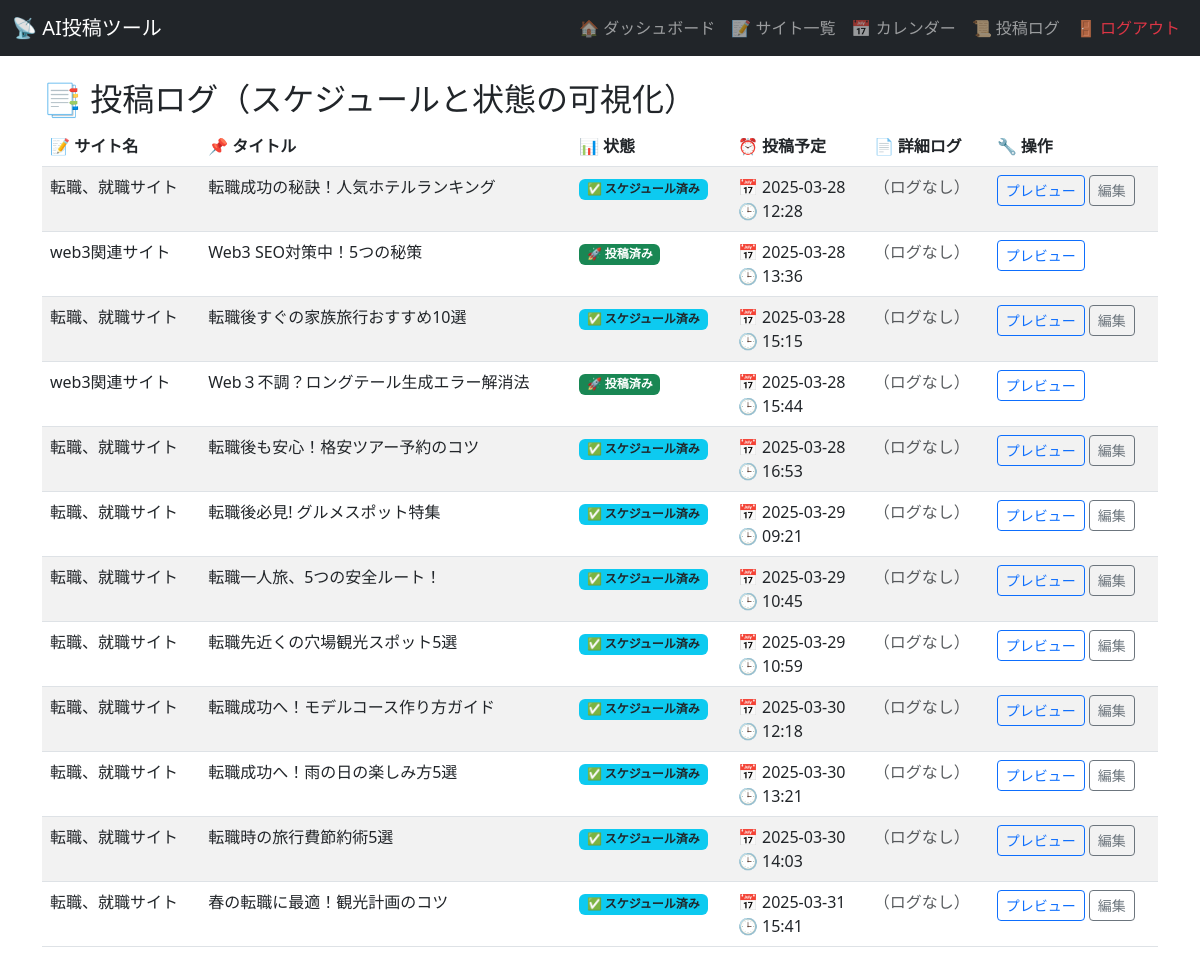
The page /post_logs (signed in) on the database its author committed.
### models.py (models this page shows, shortened)
class Article(db.Model):
    __tablename__ = 'article'
    __table_args__ = {'extend_existing': True}
    id = db.Column(db.Integer, primary_key=True)
    keyword = db.Column(db.String(255), nullable=False)
    title = db.Column(db.String, nullable=False, default="タイトル未設定")
    content = db.Column(db.Text, nullable=False, default="")
    image_prompt = db.Column(db.String, nullable=False, default="")
    scheduled_time = db.Column(db.DateTime, nullable=False)
    status = db.Column(db.String(50), default='pending')  # scheduled / posted / pending / error
    retry_count = db.Column(db.Integer, default=0)  # 🔁 投稿リトライ回数（新規追加）
    site_id = db.Column(db.Integer, db.ForeignKey("word_press_site.id"), nullable=False)
    post_logs = db.relationship("PostLog", backref="article", lazy=True, cascade="all, delete-orphan", order_by="PostLog.timestamp")

class WordPressSite(db.Model):
    __tablename__ = 'word_press_site'
    id = db.Column(db.Integer, primary_key=True)
    site_name = db.Column(db.String(255), nullable=False)
    url = db.Column(db.String(255), nullable=False)
    genre = db.Column(db.String(100), nullable=False)
    wp_username = db.Column(db.String(100), nullable=False)
    wp_password = db.Column(db.String(100), nullable=False)
    wp_app_password = db.Column(db.String(100), nullable=False)
    user_id = db.Column(db.Integer, db.ForeignKey("user.id"), nullable=False)
    keywords = db.relationship("Keyword", backref="site", lazy=True, cascade="all, delete-orphan")
    articles = db.relationship("Article", backref="site", lazy=True, cascade="all, delete-orphan")
    created_at = db.Column(db.DateTime, default=datetime.utcnow)

### routes.py (the view)
@app.route("/post_logs")
@login_required
def post_logs():
    articles = Article.query.join(WordPressSite).filter(
        WordPressSite.user_id == current_user.id
    ).order_by(Article.scheduled_time.asc()).all()
    status_emojis = {
        "pending": "⏳",
        "scheduled": "✅",
        "posted": "🚀"
    }
    return render_template("post_logs.html", articles=articles, status_emojis=status_emojis)

### app.py (called while the page is built)
@login_manager.user_loader
def load_user(user_id):
    return User.query.get(int(user_id))

### templates/post_logs.html
{% extends "base.html" %}
{% block content %}
<h2>📑 投稿ログ（スケジュールと状態の可視化）</h2>
<table class="table table-striped">
  <thead>
    <tr>
      <th>📝 サイト名</th>
      <th>📌 タイトル</th>
      <th>📊 状態</th>
      <th>⏰ 投稿予定</th>
      <th>📄 詳細ログ</th>
      <th>🔧 操作</th>
    </tr>
  </thead>
  <tbody>
    {% for article in articles %}
    <tr>
      <td>{{ article.site.site_name }}</td>
      <td>{{ article.title }}</td>
      <td>
        {% if article.status == 'posted' %}
          <span class="badge bg-success" title="この記事は投稿済みです">🚀 投稿済み</span>
        {% elif article.status == 'scheduled' %}
          <span class="badge bg-info text-dark" title="記事は投稿待ちの状態です">✅ スケジュール済み</span>
        {% elif article.status == 'pending' %}
          <span class="badge bg-warning text-dark" title="現在AIが記事を生成中です">⏳ 生成中</span>
        {% elif article.status == 'error' %}
          <span class="badge bg-danger" title="記事生成または投稿に失敗しました">❌ エラー</span>
        {% else %}
          <span class="badge bg-secondary">❓ {{ article.status }}</span>
        {% endif %}
      </td>
      <td>
        {% if article.scheduled_time %}
          📅 {{ article.scheduled_time.strftime('%Y-%m-%d') }}<br>
          🕒 {{ article.scheduled_time.strftime('%H:%M') }}
        {% else %}
          <span class="text-muted">未設定</span>
        {% endif %}
      </td>
      <td>
        {% set latest_log = article.post_logs|last %}
        {% if latest_log %}
          <details>
            <summary>
              {{ latest_log.status }}（{{ latest_log.timestamp.strftime('%Y-%m-%d %H:%M') }})
            </summary>
            <pre style="white-space: pre-wrap; font-size: 12px; max-width: 400px;">
{{ latest_log.response_message }}
            </pre>
          </details>
        {% else %}
          <span class="text-muted">（ログなし）</span>
        {% endif %}
      </td>
      <td>
        {% if article.status in ['scheduled', 'posted'] %}
          <a href="{{ url_for('preview_article', article_id=article.id) }}"
             class="btn btn-outline-primary btn-sm">プレビュー</a>
          {% if article.status == "scheduled" %}
            <a href="{{ url_for('edit_article', article_id=article.id) }}"
               class="btn btn-outline-secondary btn-sm">編集</a>
          {% endif %}
        {% elif article.status == 'error' %}
          <a href="{{ url_for('generate_article', site_id=article.site.id, keyword=article.keyword) }}"
             class="btn btn-sm btn-danger">🔁 再生成</a>
        {% else %}
          <span class="text-muted">－</span>
        {% endif %}
      </td>
    </tr>
    {% endfor %}
  </tbody>
</table>
{% endblock %}

### templates/base.html (shortened to what this page needs)
<!DOCTYPE html>
<html lang="ja">
<head>
  <link href="https://cdn.jsdelivr.net/npm/bootstrap@5.3.0/dist/css/bootstrap.min.css" rel="stylesheet">
</head>
<body>
  <nav class="navbar navbar-expand-lg navbar-dark bg-dark">
    <div class="container-fluid">
      <a class="navbar-brand" href="{{ url_for('dashboard') }}">📡 AI投稿ツール</a>
      <div class="collapse navbar-collapse">
        <ul class="navbar-nav ms-auto">
          {% if current_user.is_authenticated %}
          <li class="nav-item"><a class="nav-link" href="{{ url_for('dashboard') }}">🏠 ダッシュボード</a></li>
          <li class="nav-item"><a class="nav-link" href="{{ url_for('site_list') }}">📝 サイト一覧</a></li>
          <li class="nav-item"><a class="nav-link" href="{{ url_for('calendar') }}">📅 カレンダー</a></li>
          <li class="nav-item"><a class="nav-link" href="{{ url_for('post_logs') }}">📜 投稿ログ</a></li>
          <li class="nav-item"><a class="nav-link text-danger" href="{{ url_for('logout') }}">🚪 ログアウト</a></li>
          {% else %}
          <li class="nav-item"><a class="nav-link" href="{{ url_for('login') }}">ログイン</a></li>
          {% endif %}
        </ul>
      </div>
    </div>
  </nav>
  <main class="container mt-4">
    {% block content %}{% endblock %}
  </main>
</body>
</html>

### rows shown on the page
Article: site.site_name "転職、就職サイト", title "転職成功の秘訣！人気ホテルランキング", status "✅ スケジュール済み", scheduled_time "2025-03-28", scheduled_time "12:28"
Article: site.site_name "web3関連サイト", title "Web3 SEO対策中！5つの秘策", status "🚀 投稿済み", scheduled_time "2025-03-28", scheduled_time "13:36"
Article: site.site_name "転職、就職サイト", title "転職後すぐの家族旅行おすすめ10選", status "✅ スケジュール済み", scheduled_time "2025-03-28", scheduled_time "15:15"
Article: site.site_name "web3関連サイト", title "Web３不調？ロングテール生成エラー解消法", status "🚀 投稿済み", scheduled_time "2025-03-28", scheduled_time "15:44"
Article: site.site_name "転職、就職サイト", title "転職後も安心！格安ツアー予約のコツ", status "✅ スケジュール済み", scheduled_time "2025-03-28", scheduled_time "16:53"
Article: site.site_name "転職、就職サイト", title "転職後必見! グルメスポット特集", status "✅ スケジュール済み", scheduled_time "2025-03-29", scheduled_time "09:21"
Article: site.site_name "転職、就職サイト", title "転職一人旅、5つの安全ルート！", status "✅ スケジュール済み", scheduled_time "2025-03-29", scheduled_time "10:45"
Article: site.site_name "転職、就職サイト", title "転職先近くの穴場観光スポット5選", status "✅ スケジュール済み", scheduled_time "2025-03-29", scheduled_time "10:59"
Article: site.site_name "転職、就職サイト", title "転職成功へ！モデルコース作り方ガイド", status "✅ スケジュール済み", scheduled_time "2025-03-30", scheduled_time "12:18"
Article: site.site_name "転職、就職サイト", title "転職成功へ！雨の日の楽しみ方5選", status "✅ スケジュール済み", scheduled_time "2025-03-30", scheduled_time "13:21"
Article: site.site_name "転職、就職サイト", title "転職時の旅行費節約術5選", status "✅ スケジュール済み", scheduled_time "2025-03-30", scheduled_time "14:03"
Article: site.site_name "転職、就職サイト", title "春の転職に最適！観光計画のコツ", status "✅ スケジュール済み", scheduled_time "2025-03-31", scheduled_time "15:41"
